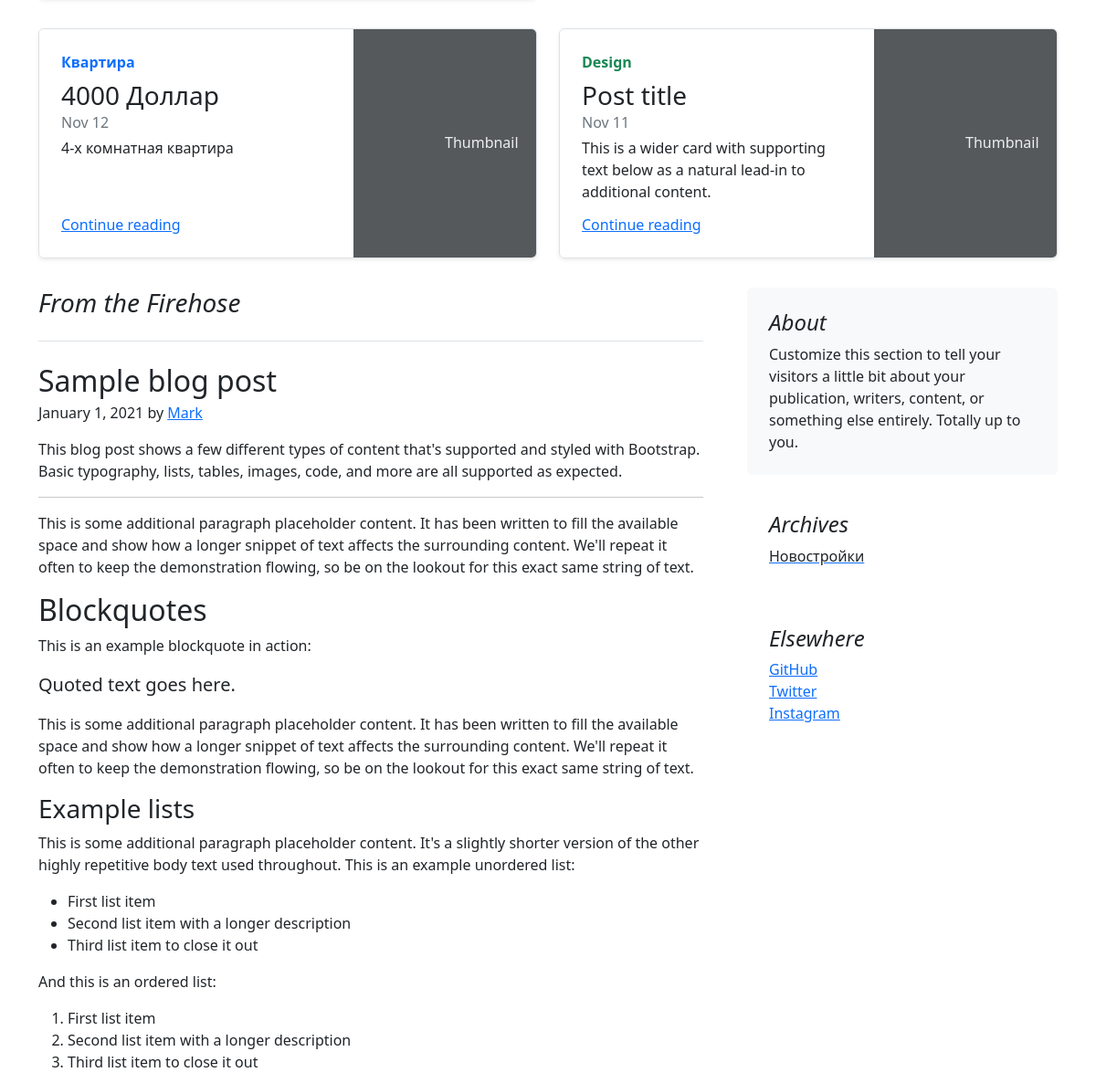
Before: / (middle part) with the older database file.
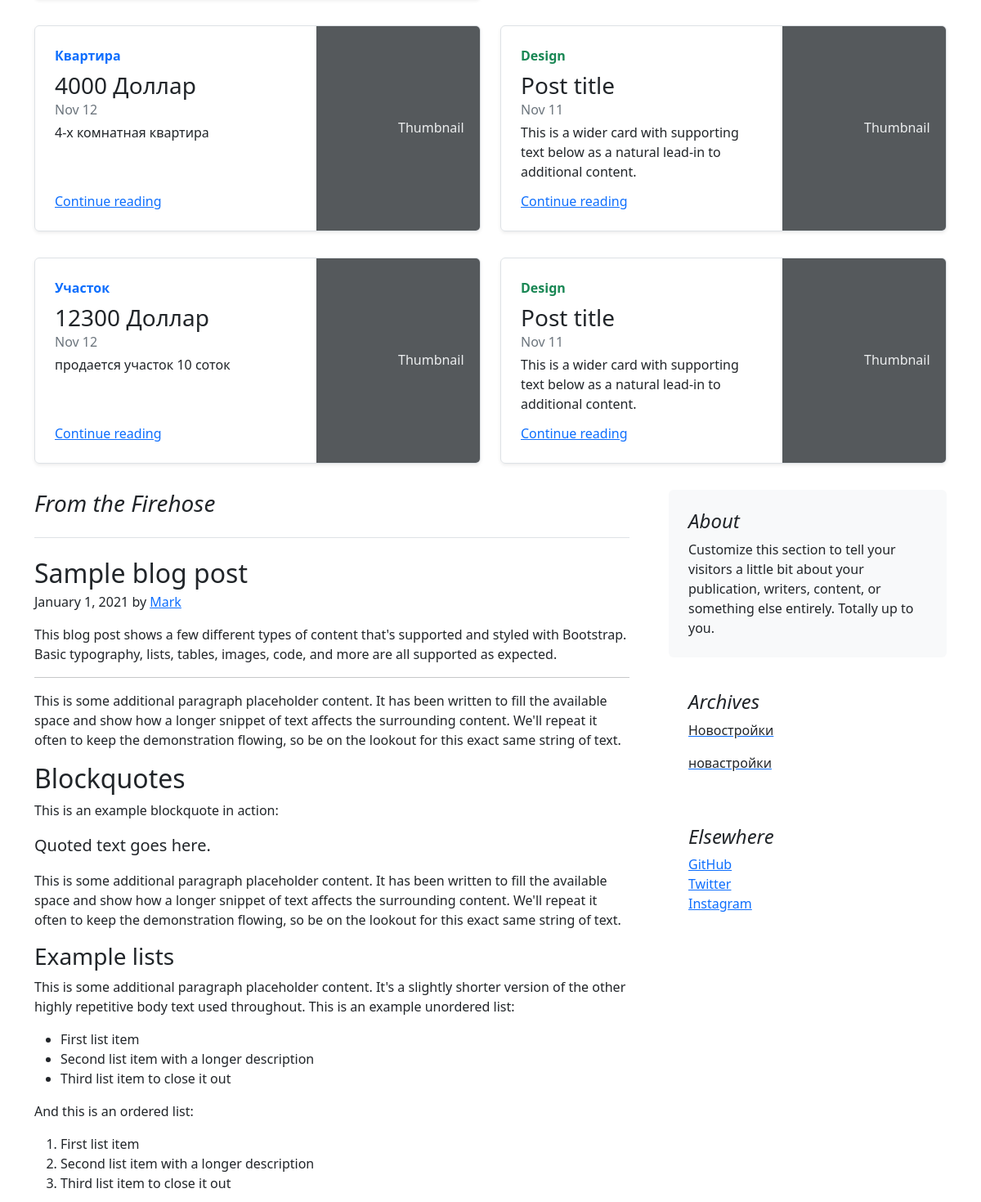
After: the same page with the newer database file.
### main/models.py (models this page shows, shortened)
class Estate(models.Model):
    title = models.CharField(verbose_name="Название", max_length=255, null=True, blank=True)
    description = models.TextField(verbose_name="Описание", null=True, blank=True)
    price = models.PositiveBigIntegerField(verbose_name="Цена")
    currency = models.CharField(verbose_name="Валюта", max_length=32, choices=CURRENCY, default=DOLLAR)
    area = models.PositiveIntegerField(verbose_name="Площадь")
    room_amount = models.PositiveSmallIntegerField(verbose_name="Количество комнат")
    type = models.CharField(verbose_name="Тип недвижимости", max_length=64, choices=ESTATE_TYPE, default=FLAT)
    categories = models.ManyToManyField(Category, related_name='estates')

class Category(models.Model):
    name = models.CharField(verbose_name="Категории", max_length=64)

### main/views.py (the view)
# urls.py: path('', views.index, name='authentication'),
def index(request):
    estates = Estate.objects.all()
    search_estates = request.GET.get("search")
    if search_estates:
        estates = Estate.objects.filter(Q(description__icontains=search_estates) and Q(price__icontains=search_estates) and Q(room_amount__icontains=search_estates))
    categories = Category.objects.all()
    return render(request, "index.html", {'estates': estates, 'categories': categories})

### main/templates/index.html (shortened to what this page needs)
{% extends "base.html" %}
{% block body %}
    <main class="container">
      {% for estate in estates %}
        <div class="row mb-2">
         <div class="col-md-6">
             <div class="row g-0 border rounded overflow-hidden flex-md-row mb-4 shadow-sm h-md-250 position-relative">
              <div class="col p-4 d-flex flex-column position-static">
                <strong class="d-inline-block mb-2 text-primary">{{ estate.type }}</strong>
                <h3 class="mb-0">{{ estate.price }}  {{ estate.currency }}</h3>
                <div class="mb-1 text-muted">Nov 12</div>
                <p class="card-text mb-auto">{{ estate.description | truncatewords:40 }}</p>
                <a href="{% url 'estate_detail' estate.id %}" class="stretched-link">Continue reading</a>
              </div>
                <div class="col-auto d-none d-lg-block">
                  <svg class="bd-placeholder-img" width="200" height="250" xmlns="http://www.w3.org/2000/svg" role="img" aria-label="Placeholder: Thumbnail" preserveAspectRatio="xMidYMid slice" focusable="false"><title>Placeholder</title><rect width="100%" height="100%" fill="#55595c"></rect><text x="50%" y="50%" fill="#eceeef" dy=".3em">Thumbnail</text></svg>
                </div>
            </div>
          </div>
          <div class="col-md-6">
            <div class="row g-0 border rounded overflow-hidden flex-md-row mb-4 shadow-sm h-md-250 position-relative">
              <div class="col p-4 d-flex flex-column position-static">
                <strong class="d-inline-block mb-2 text-success">Design</strong>
                <h3 class="mb-0">Post title</h3>
                <div class="mb-1 text-muted">Nov 11</div>
                <p class="mb-auto">This is a wider card with supporting text below as a natural lead-in to additional content.</p>
                <a href="" class="stretched-link">Continue reading</a>
              </div>
              <div class="col-auto d-none d-lg-block">
                <svg class="bd-placeholder-img" width="200" height="250" xmlns="http://www.w3.org/2000/svg" role="img" aria-label="Placeholder: Thumbnail" preserveAspectRatio="xMidYMid slice" focusable="false"><title>Placeholder</title><rect width="100%" height="100%" fill="#55595c"></rect><text x="50%" y="50%" fill="#eceeef" dy=".3em">Thumbnail</text></svg>
              </div>
            </div>
          </div>
        </div>
    {% endfor %}
      <div class="row g-5">
        <div class="col-md-8">
          <h3 class="pb-4 mb-4 fst-italic border-bottom">
            From the Firehose
          </h3>
          <article class="blog-post">
            <h2 class="blog-post-title mb-1">Sample blog post</h2>
            <p class="blog-post-meta">January 1, 2021 by <a href="#">Mark</a></p>
            <p>This blog post shows a few different types of content that's supported and styled with Bootstrap. Basic typography, lists, tables, images, code, and more are all supported as expected.</p>
            <hr>
            <p>This is some additional paragraph placeholder content. It has been written to fill the available space and show how a longer snippet of text affects the surrounding content. We'll repeat it often to keep the demonstration flowing, so be on the lookout for this exact same string of text.</p>
            <h2>Blockquotes</h2>
            <p>This is an example blockquote in action:</p>
            <blockquote class="blockquote">
              <p>Quoted text goes here.</p>
            </blockquote>
            <p>This is some additional paragraph placeholder content. It has been written to fill the available space and show how a longer snippet of text affects the surrounding content. We'll repeat it often to keep the demonstration flowing, so be on the lookout for this exact same string of text.</p>
            <h3>Example lists</h3>
            <p>This is some additional paragraph placeholder content. It's a slightly shorter version of the other highly repetitive body text used throughout. This is an example unordered list:</p>
            <ul>
              <li>First list item</li>
              <li>Second list item with a longer description</li>
              <li>Third list item to close it out</li>
            </ul>
            <p>And this is an ordered list:</p>
            <ol>
              <li>First list item</li>
              <li>Second list item with a longer description</li>
              <li>Third list item to close it out</li>
            </ol>
          </article>
        </div>
        <div class="col-md-4">
          <div class="position-sticky" style="top: 2rem;">
            <div class="p-4 mb-3 bg-light rounded">
              <h4 class="fst-italic">About</h4>
              <p class="mb-0">Customize this section to tell your visitors a little bit about your publication, writers, content, or something else entirely. Totally up to you.</p>
            </div>
            <div class="p-4">
              <h4 class="fst-italic">Archives</h4>
              {% for category in categories.all %}
              <ol class="list-unstyled mb-0">
                <li><a href="{% url 'category_detail' category.id %}"><p class="text-dark">{{ category.name }}</p></a></li>
              </ol>
              {% endfor %}
            </div>
            <div class="p-4">
              <h4 class="fst-italic">Elsewhere</h4>
              <ol class="list-unstyled">
                <li><a href="https://github.com/begmatovTimur/HomeClick">GitHub</a></li>
                <li><a href="https://twitter.com/">Twitter</a></li>
                <li><a href="https://www.instagram.com/monday.academy/">Instagram</a></li>
              </ol>
            </div>
          </div>
        </div>
      </div>
    </main>
{% endblock %}

### authentication/templates/base.html (shortened to what this page needs)
{% load static %}
<!DOCTYPE html>
<html lang="en">
<head>
    <link rel="stylesheet" href="{% static 'styles/styles.css' %}">
    <link href="https://cdn.jsdelivr.net/npm/bootstrap@5.2.0-beta1/dist/css/bootstrap.min.css" rel="stylesheet">
</head>
<body>
    {% block body %}
    {% endblock %}
</body>
</html>

Changed rows visible on the page:
added Estate: type "Участок", price "12300", currency "Доллар", description "продается участок 10 соток"
added Category: name "новастройки"
